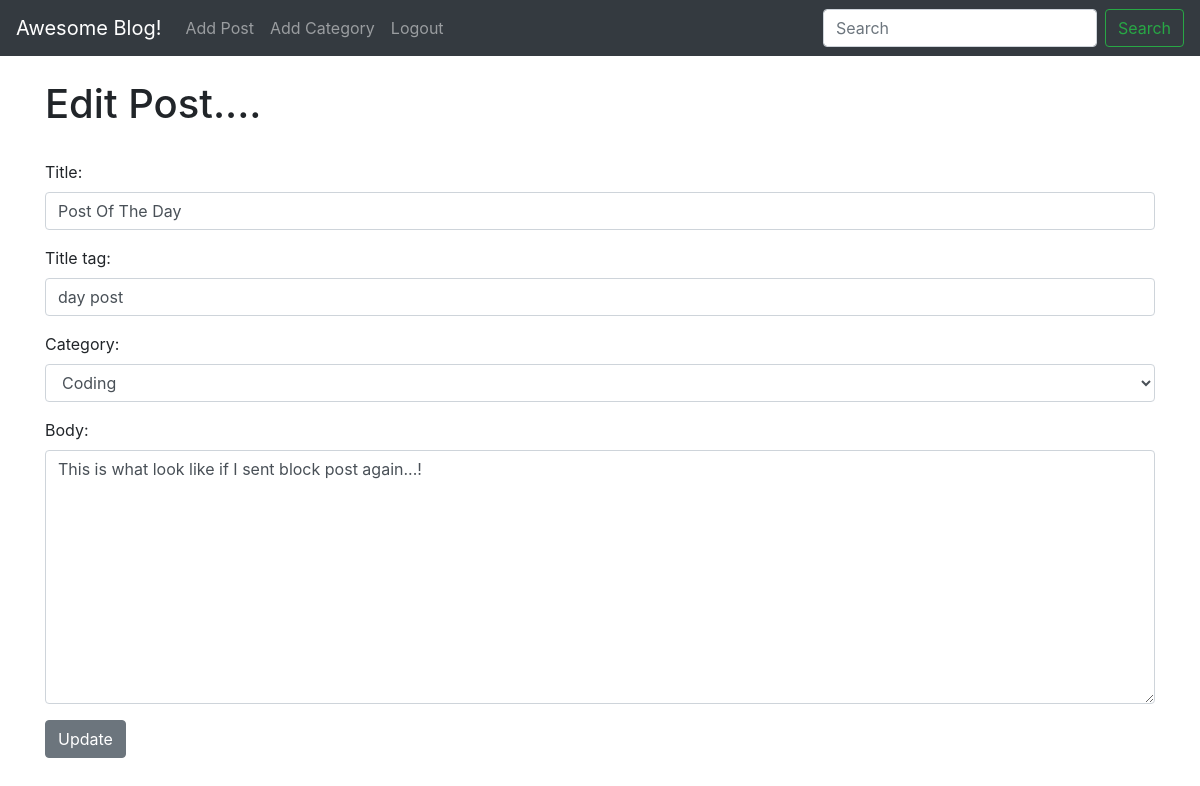
The page /article/edit/7 (signed in) on the database its author committed.
### theblog/models.py (models this page shows, shortened)
class Post(models.Model):
	title = models.CharField(max_length=255)
	title_tag = models.CharField(max_length=255  )
	author = models.ForeignKey(User, on_delete = models.CASCADE)
	body = models.TextField()
	post_date = models.DateField(auto_now_add=True)
	category = models.CharField(max_length=255,default='uncategories')

### theblog/views.py (the view)
# urls.py: path('article/edit/<int:pk>', UpdatePostView.as_view(), name='update_post'),
class UpdatePostView(UpdateView):
	model = Post
	form_class = EditForm
	template_name = 'edit_post.html'

### theblog/forms.py
class EditForm(forms.ModelForm):
	class Meta:
		model = Post
		fields = ('title', 'title_tag','category','body')
		widgets = {
			'title': forms.TextInput(attrs={'class': 'form-control', 'placeholder': 'this is Title Placeholder'}),
			'title_tag': forms.TextInput(attrs={'class': 'form-control'}),
			'category': forms.Select(choices=choice_list,attrs={'class': 'form-control'}),
			'body': forms.Textarea(attrs={'class': 'form-control'}),
		 		}

### theblog/templates/Edit_post.html (shortened to what this page needs)
{% extends 'base.html' %}
{% block content %}
{% if user.is_authenticated %}
<h1> Edit Post.... </h1>
<br>
<div class="form-group">
<form method="POST">
	{{ form.as_p}}
<button class="btn btn-secondary">Update</button>
</div>
{% else %}
You are not allowed..! please login!
{% endif %}
{% endblock %}

### rows shown on the page
Post: title "Post Of The Day", title_tag "day post", category "Coding", body "This is what look like if I sent block post again...!"
